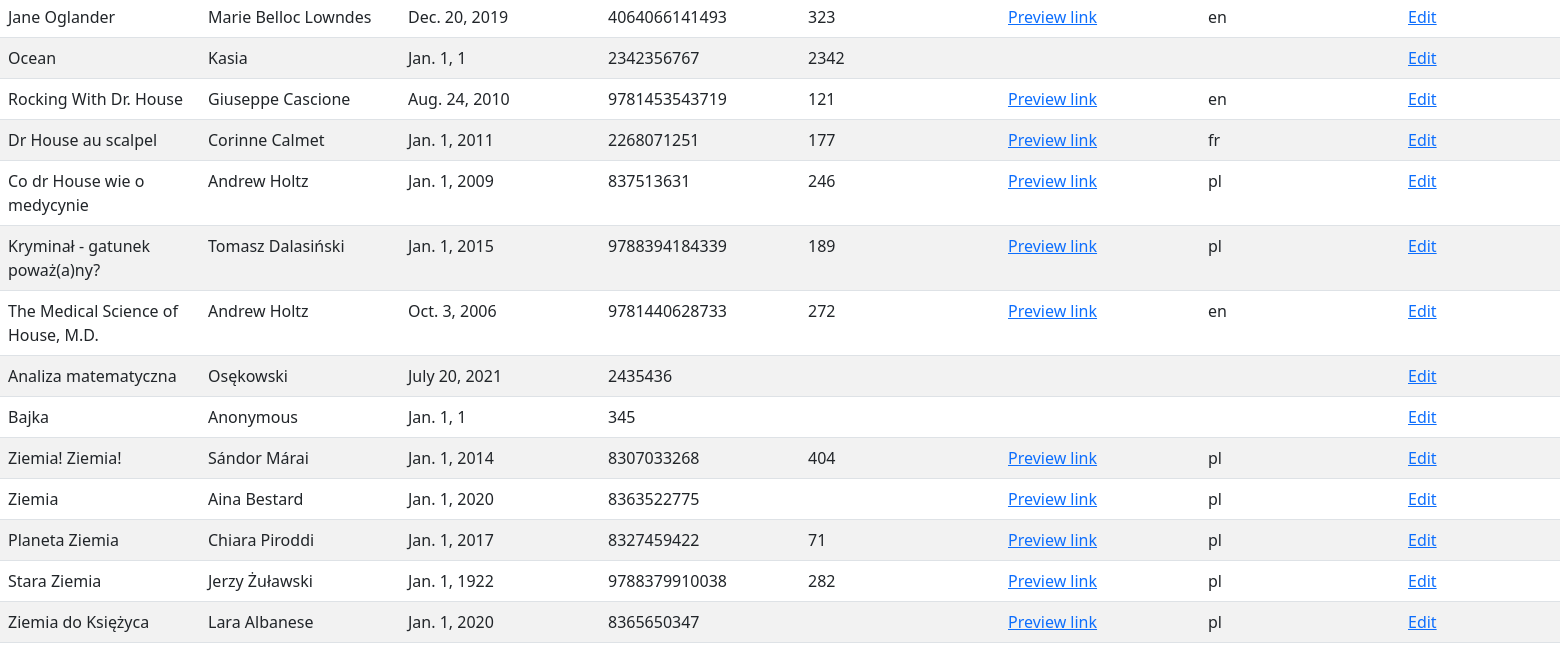
Before: /books_list/ (lower part) with the older database file.
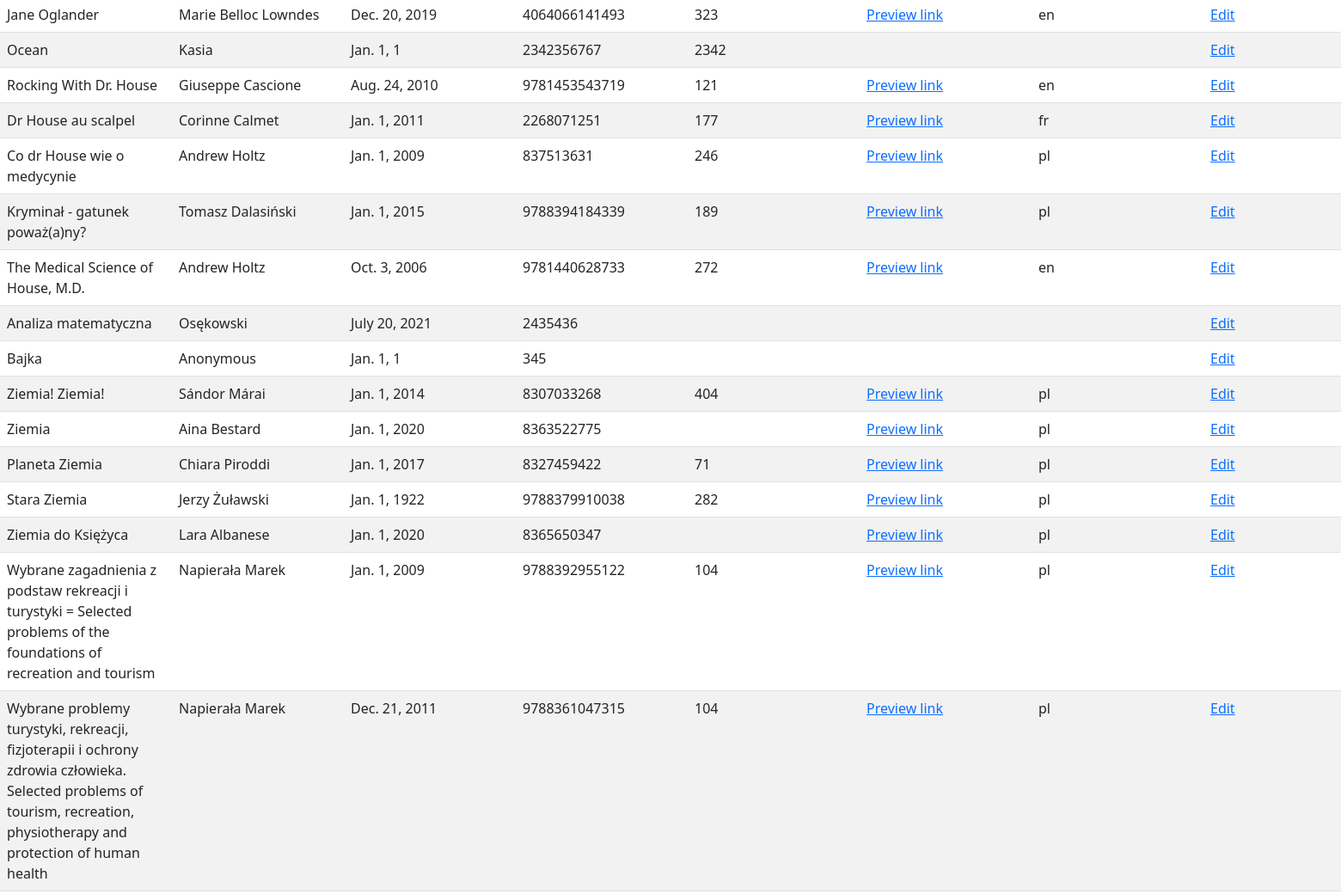
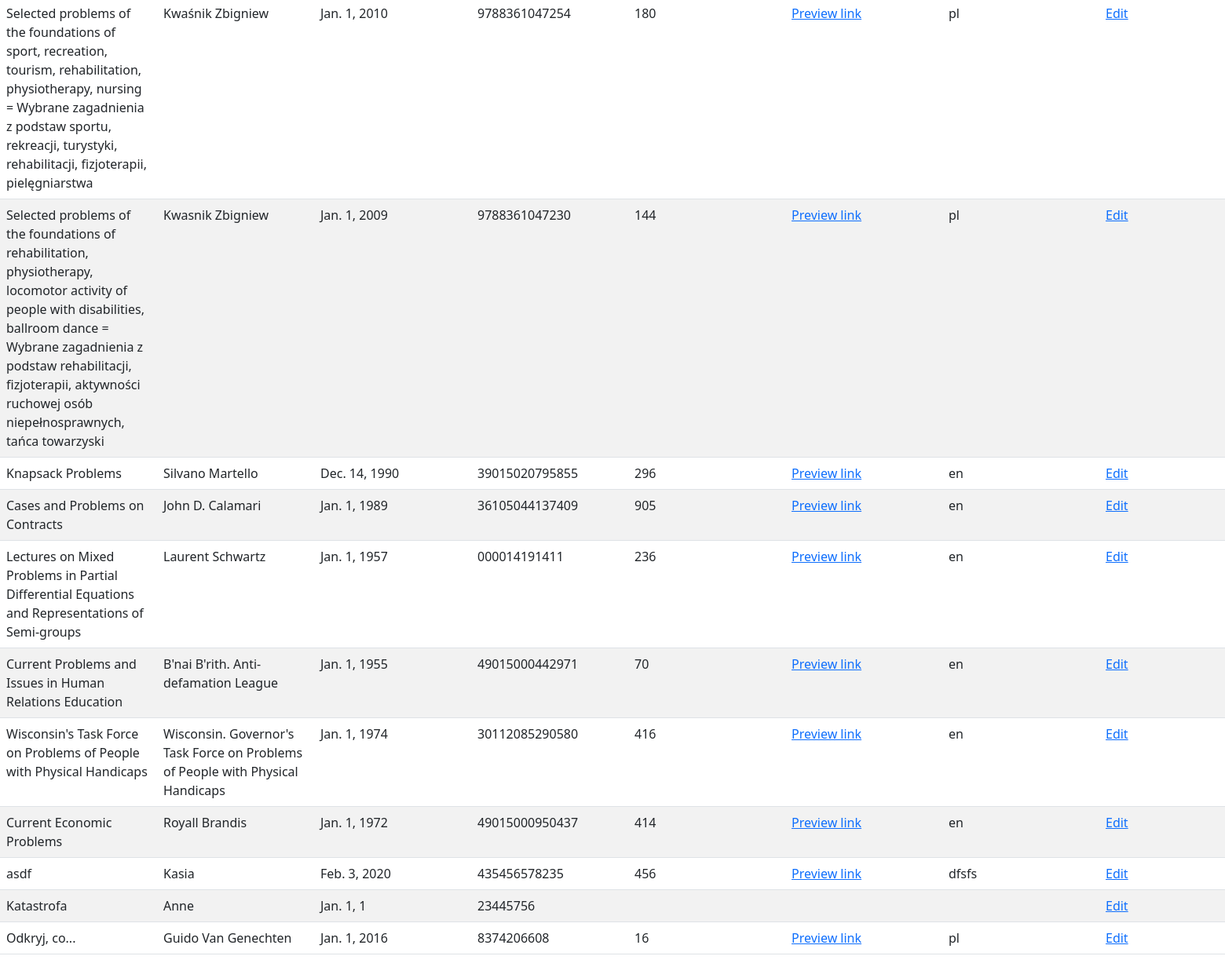
After: the same page with the newer database file (2 pictures, top to bottom).
### books_app/models.py (models this page shows)
class Book(models.Model):
    title = models.TextField(max_length=400)
    author = models.TextField(max_length=400)
    publication_date = models.DateField()
    isbn = models.TextField(max_length=20)
    pages = models.IntegerField(null=True)
    link = models.TextField(max_length=400, null=True)
    language = models.TextField(max_length=100, null=True)

### books_app/views.py (the view)
# urls.py: path('books_list/', books_list, name="books_list"),
def books_list(request):
    books = Book.objects.all()
    books_filter = BooksFilter(request.GET, queryset=books)
    books = books_filter.qs
    context = {
        "books": books,
        "books_filter": books_filter
    }
    return render(request, "books_app/books_list.html", context)

### books_app/templates/books_app/books_list.html (shortened to what this page needs)
<!DOCTYPE html>
<html lang="en">
<head>
    <link href="https://cdn.jsdelivr.net/npm/bootstrap@5.0.2/dist/css/bootstrap.min.css"
 rel="stylesheet">
</head>
<body>
<br/>
<br/>
<br/>
<table class="table table-striped table-hover table-responsive align-left">
    <tbody>
    {% for book in books %}
    <tr>
        <td style="min-width:200px">{{ book.title }}</td>
        <td style="min-width:200px">{{ book.author }}</td>
        <td style="min-width:200px">{{ book.publication_date }}</td>
        <td style="min-width:200px">{{ book.isbn }}</td>
        <td style="min-width:200px">{% if book.pages %} {{ book.pages}} {% endif %}</td>
        <td style="min-width:200px">{% if book.link %}<a href="{{book.link}}">Preview link</a>{% endif %}</td>
        <td style="min-width:200px">{{ book.language }}</td>
        <td style="min-width:200px"><a href="{% url 'books_app:edit_book' id=book.id %}">Edit</a></td>
    </tr>
    {% empty %}
    <h4>Sorry, we don't have the book you're looking for.
        Do you want to <a href="{% url 'books_app:import_books' %}">import new books</a>?</h4>
    {% endfor %}
    </tbody>
</table>
</body>
</html>

Changed rows visible on the page:
added Book: title "Wybrane zagadnienia z podstaw rekreacji i turystyki = Selected problems of the foundations of recreation and tourism", author "Napierała Marek", publication_date "Jan. 1, 2009", isbn "9788392955122", pages "104", language "pl"
added Book: title "Wybrane problemy turystyki, rekreacji, fizjoterapii i ochrony zdrowia człowieka. Selected problems of tourism, recreation, physiotherapy and protection of human health", author "Napierała Marek", publication_date "Dec. 21, 2011", isbn "9788361047315", pages "104", language "pl"
added Book: title "Selected problems of the foundations of sport, recreation, tourism, rehabilitation, physiotherapy, nursing = Wybrane zagadnienia z podstaw sportu, rekreacji, turystyki, rehabilitacji, fizjoterapii, pielęgniarstwa", author "Kwaśnik Zbigniew", publication_date "Jan. 1, 2010", isbn "9788361047254", pages "180", language "pl"
added Book: title "Selected problems of the foundations of rehabilitation, physiotherapy, locomotor activity of people with disabilities, ballroom dance = Wybrane zagadnienia z podstaw rehabilitacji, fizjoterapii, aktywności ruchowej osób niepełnosprawnych, tańca towarzyski", author "Kwasnik Zbigniew", publication_date "Jan. 1, 2009", isbn "9788361047230", pages "144", language "pl"
added Book: title "Knapsack Problems", author "Silvano Martello", publication_date "Dec. 14, 1990", isbn "39015020795855", pages "296", language "en"
added Book: title "Cases and Problems on Contracts", author "John D. Calamari", publication_date "Jan. 1, 1989", isbn "36105044137409", pages "905", language "en"
added Book: title "Lectures on Mixed Problems in Partial Differential Equations and Representations of Semi-groups", author "Laurent Schwartz", publication_date "Jan. 1, 1957", isbn "000014191411", pages "236", language "en"
added Book: title "Current Problems and Issues in Human Relations Education", author "B'nai B'rith. Anti-defamation League", publication_date "Jan. 1, 1955", isbn "49015000442971", pages "70", language "en"
added Book: title "Wisconsin's Task Force on Problems of People with Physical Handicaps", author "Wisconsin. Governor's Task Force on Problems of People with Physical Handicaps", publication_date "Jan. 1, 1974", isbn "30112085290580", pages "416", language "en"
added Book: title "Current Economic Problems", author "Royall Brandis", publication_date "Jan. 1, 1972", isbn "49015000950437", pages "414", language "en"
added Book: title "asdf", author "Kasia", publication_date "Feb. 3, 2020", isbn "435456578235", pages "456", language "dfsfs"
added Book: title "Katastrofa", author "Anne", publication_date "Jan. 1, 1", isbn "23445756"
added Book: title "Odkryj, co...", author "Guido Van Genechten", publication_date "Jan. 1, 2016", isbn "8374206608", pages "16", language "pl"
